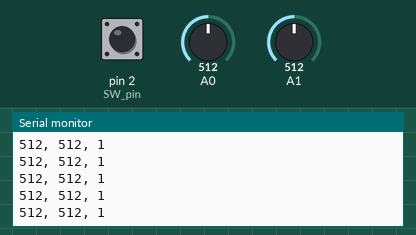
Simulated run of this sketch. Board: Arduino Uno, built with avr-gcc and run on an emulated ATmega328P. On the bench: the last lines printed to the serial monitor. The test bench sets the inputs (shaded band); at power-on: A0 = 512, A1 = 512, pin 2 (SW_pin) HIGH.

Above: at 1.2 s.
1.3 s: A0 set to 716
At 1.31 s:
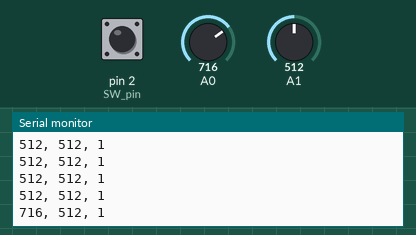
2.8 s: A1 set to 716
At 2.82 s:
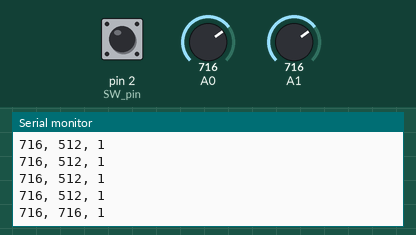
4.3 s: pin 2 (SW_pin) pulled LOW for 0.15 s
At 4.33 s:
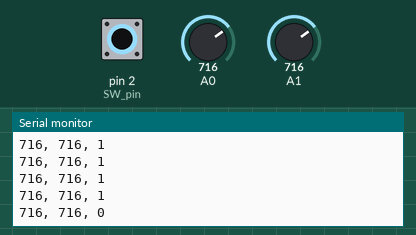
5.9 s: A0 set to 900
At 5.94 s:
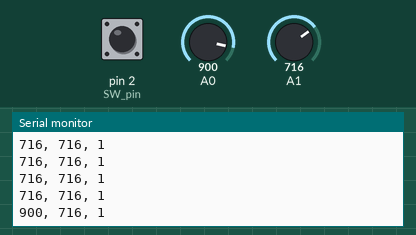
7.4 s: A1 set to 1023
At 7.45 s:
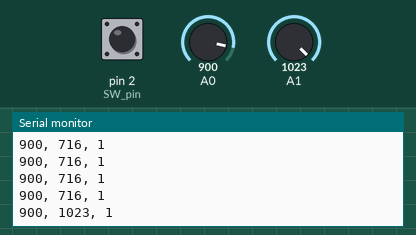
10.4 s: pin 2 (SW_pin) pulled LOW for 1 s
At 10.47 s:
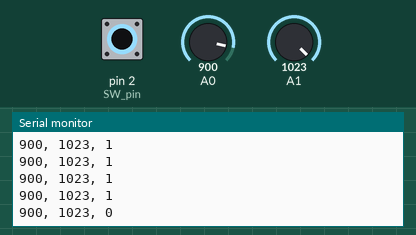
Timing chart, 0 to 13.4 s (numbered marks = the images above; inputs shaded):
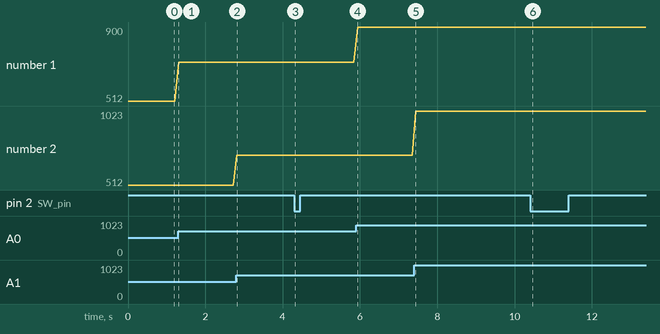

The sketch:

joystick.ino
```cpp
void setup() {
  // put your setup code here, to run once:
  pinMode(2, INPUT);//SW pin(the click switch)
  Serial.begin(9600);
  digitalWrite(2, HIGH);


}

void loop() {
  // put your main code here, to run repeatedly:
  Serial.print(analogRead(A0));
  Serial.print(", ");
  Serial.print(analogRead(A1));
  Serial.print(", ");
  Serial.println(digitalRead(2));
  delay(100);


}
```

Measured:
- after the input at 1.3 s, the serial monitor: prints a new line at once (image 1)
- after the input at 2.8 s, the serial monitor: prints a new line at once (image 2)
- after the input at 4.3 s, the serial monitor: prints a new line at once (image 3)
- after the input at 5.9 s, the serial monitor: prints a new line at once (image 4)
- after the input at 7.4 s, the serial monitor: prints a new line after 0.05 s (image 5)
- after the input at 10.4 s, the serial monitor: prints a new line after 0.07 s (image 6)
- plotted number 1: 512 → 716 after the input at 1.3 s, 716 → 900 after the input at 5.9 s
- plotted number 2: 716 → 1023 after the input at 7.4 s
